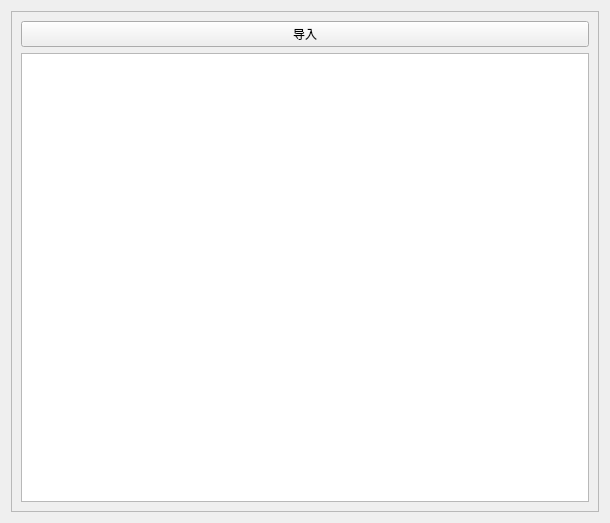
<?xml version="1.0" encoding="UTF-8"?>
<ui version="4.0">
 <class>Form</class>
 <widget class="QWidget" name="Form">
  <property name="geometry">
   <rect>
    <x>0</x>
    <y>0</y>
    <width>610</width>
    <height>523</height>
   </rect>
  </property>
  <property name="windowTitle">
   <string>仪器信息</string>
  </property>
  <layout class="QVBoxLayout" name="verticalLayout_5">
   <item>
    <widget class="QFrame" name="frame">
     <property name="frameShape">
      <enum>QFrame::StyledPanel</enum>
     </property>
     <property name="frameShadow">
      <enum>QFrame::Raised</enum>
     </property>
     <layout class="QVBoxLayout" name="verticalLayout">
      <item>
       <widget class="QPushButton" name="pushButton">
        <property name="text">
         <string>导入</string>
        </property>
       </widget>
      </item>
      <item>
       <widget class="QTableWidget" name="tableWidget"/>
      </item>
     </layout>
    </widget>
   </item>
  </layout>
 </widget>
 <resources/>
 <connections/>
 <slots>
  <slot>save()</slot>
  <slot>add()</slot>
  <slot>method()</slot>
  <slot>clear()</slot>
  <slot>copy()</slot>
  <slot>bibei()</slot>
  <slot>newpack()</slot>
  <slot>editpack()</slot>
  <slot>deletepack()</slot>
  <slot>itemselect()</slot>
  <slot>deletepackitem()</slot>
  <slot>editpackitem()</slot>
  <slot>newpackitem()</slot>
  <slot>iteminput()</slot>
  <slot>packinput()</slot>
  <slot>selectpack()</slot>
  <slot>selectpack2()</slot>
  <slot>selectitem()</slot>
  <slot>textchange()</slot>
 </slots>
</ui>
